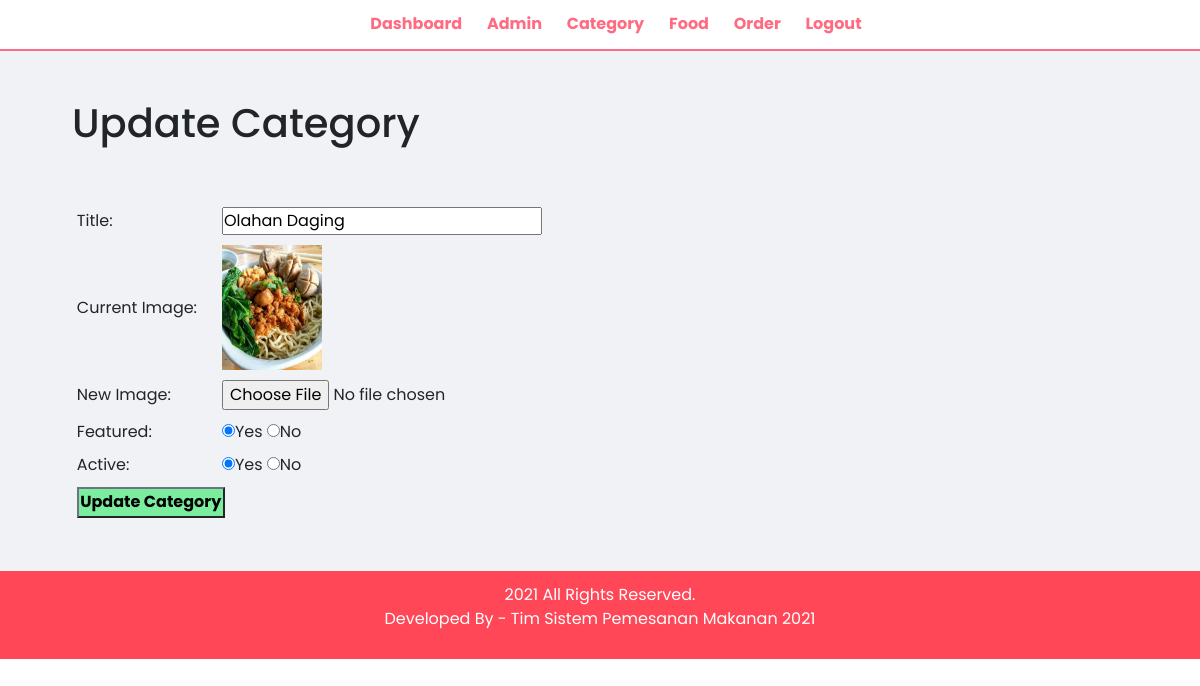
/admin/update-category.php?id=1 (signed in), run on the app's committed database.
### tables this page shows
CREATE TABLE tbl_category (
  id int(10) UNSIGNED NOT NULL PRIMARY KEY,
  title varchar(100) NOT NULL,
  image_name varchar(255) NOT NULL,
  featured varchar(10) NOT NULL,
  active varchar(10) NOT NULL
);

### admin/update-category.php (the view, shortened to what this page needs)
<?php
	include('partials/menu.php');
?>
<div class="main-content">
	<div class="wrapper">
		<h1>Update Category</h1>
		<br><br>
		<?php
		if(isset($_GET['id'])){
			$id =$_GET['id'];
			$sql="SELECT * FROM tbl_category WHERE id=$id";
			$res = mysqli_query($conn, $sql);
			$count = mysqli_num_rows($res);
			if($count == 1){
				$row = mysqli_fetch_assoc($res);
				$title = $row['title'];
				$current_image = $row['image_name'];
				$featured = $row['featured'];
			}else{
				$_SESSION['no-category-found'] = "<div class='eror'>Category not found</div>";
				header('location:'.SITEURL.'admin/manage-categories.php');
			}
		}else{
			header('location:'.SITEURL.'admin/manage-categories.php');
		}
		?>
		<form action="" method="POST" enctype="multipart/form-data">
			<table class="tbl-30">
				<tr>
					<td>Title: </td>
					<td>
						<input type="text" name="title" value="<?php echo $title;?>">
					</td>
				</tr>
				<tr>
					<td>Current Image: </td>
					<td>
						<?php
						if($current_image !=""){
							?>
							<img src="<?php echo SITEURL; ?>images/category/<?php echo $current_image?>"
							width = 100px;>
							<?php
						}else{
							echo "<div class='eror'>Image not added</div>";
						}
						?>
					</td>
				</tr>
				<tr>
					<td>New Image: </td>
					<td>
						<input type="file" name="image">
					</td>
				</tr>
				<tr>
					<td>Featured: </td>
					<td>
						<input <?php if($featured=="Yes"){echo "checked";}?> type="radio" name="featured" value="Yes">Yes
						<input <?php if($featured=="No"){echo "checked";}?> type="radio" name="featured" value="No">No
					</td>
				</tr>
				<tr>
					<td>Active: </td>
					<td>
						<input <?php if($featured=="Yes"){echo "checked";}?> type="radio" name="active" value="Yes">Yes
						<input <?php if($featured=="No"){echo "checked";}?> type="radio" name="active" value="No">No
					</td>
				</tr>
				<tr>
					<td>
					<input type="submit" name="submit" value="Update Category" class="btn-secondary">
					</td>
				</tr>
			</table>
		</form>
	</div>
</div>
<?php
	include('partials/footer.php');
?>

### css/admin.css (style rules this page uses)
* { margin: 0 0; padding: 0 0; font-family: "Poppins", sans-serif; }
.wrapper { padding: 1%; width: 90%; margin: 0 auto; }
.tbl-30 { width: 30%; }
table tr td { padding: 1%; }
.btn-secondary { background-color: #7bed9f; padding: 1%; color: black; text-decoration: none; font-weight: bold; }
.main-content { background-color: #f1f2f6; padding: 3% 0; }

### data on the page
tbl_category: title "Olahan Daging", image_name (picture), featured "☑"
